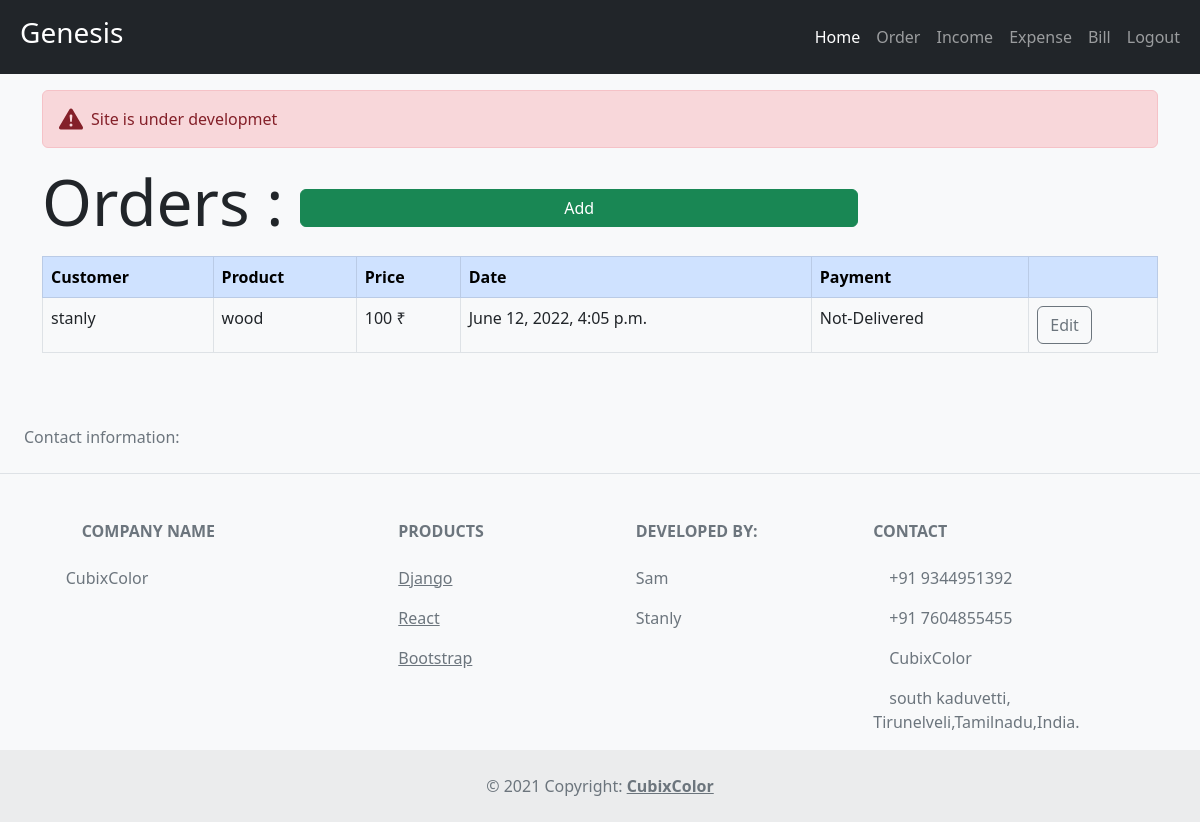
The app's page /order (signed in), older data.
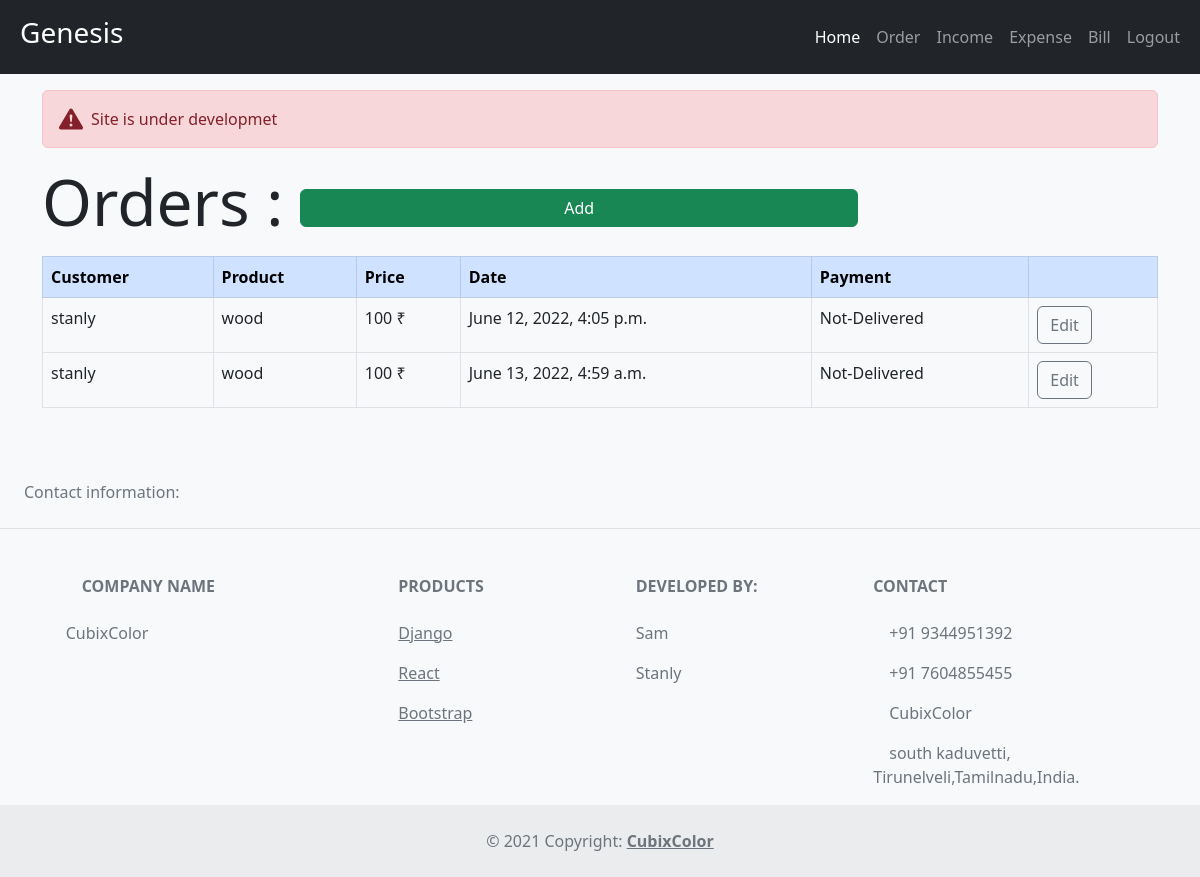
The same page, newer data.
### app/models.py (models this page shows, shortened)
class Order(models.Model):
    status=(
        ('Delivered','Delivered'),
        ('Not-Delivered','not-Delivered'),
    )
    customer=models.ForeignKey(Customer,null=True,on_delete=models.SET_NULL)
    product=models.ForeignKey(Product,null=True,on_delete=models.SET_NULL)
    date_cretated=models.DateTimeField(auto_now_add=True)
    status=models.CharField(max_length=20,null=True,choices=status)

class Customer(models.Model):
    name=models.CharField(max_length=20,null=True)
    phone=models.CharField(max_length=10,null=True)
    place=models.CharField(max_length=20,blank=True)
    email=models.EmailField(blank=True)
    def __str__(self):
        return self.name

class Product(models.Model):
    name=models.CharField(max_length=15,null=True)
    price=models.IntegerField(null=True)
    def __str__(self):
        return self.name

### app/views.py (the view)
# urls.py: path('order',views.order,name='order'),
@login_required(login_url='login')
def order(request):
    orders=Order.objects.filter(status='Not-Delivered').all()
    context={'orders':orders}
    return render(request,'app/order.html',context)

### app/templates/app/order.html
{% extends 'app/main.html' %}
{% block content %}
<div class="container">
    <h1 class="display-3">Orders : <a href=" {% url 'addord' %} " class="btn btn-success w-50">Add</a> </h1>
    <table class="table table-bordered mt-3">
        <thead class="table-primary">
            <tr>
                <th>Customer</th>
                <th>Product</th>
                <th>Price</th>
                <th>Date</th>
                <th>Payment</th>
                <th></th>
            </tr>
        </thead>
        <tbody>
            {% for i in orders %}
            <tr>
                <td>{{i.customer}}</td>
                <td>{{i.product}}</td>
                <td> {{i.product.price}} ₹</td>
                <td>{{i.date_cretated}}</td>
                <td>{{i.status}}</td>
                <th><a href=" {% url 'up-order' i.id %} " class="btn  btn-outline-secondary">Edit</a></th>
            </tr>
            {% endfor %}
        </tbody>
    </table>
</div>
{% endblock %}

Row changes from the older to the newer data that the page shows:
added Order: customer "stanly", product "wood", product.price "100", date_cretated "June 13, 2022, 4:59 a.m.", status "Not-Delivered"
